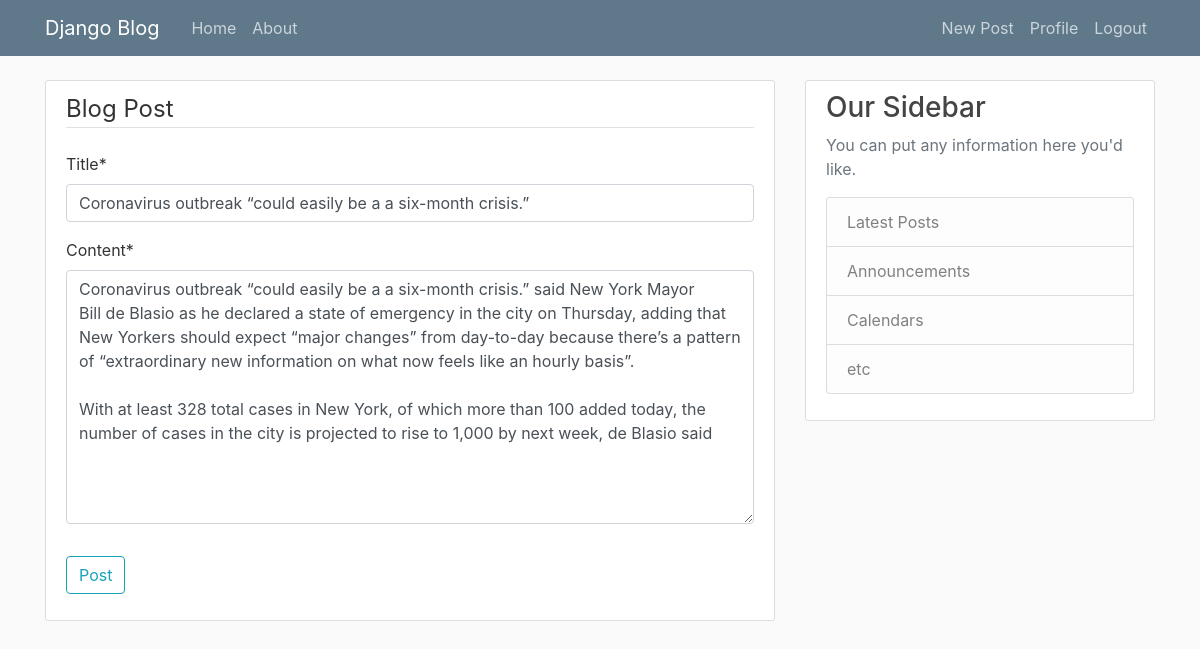
/post/20/update/ (signed in), run on the app's committed database.
### blog/models.py (models this page shows, shortened)
class Post(models.Model):
    title = models.CharField(max_length=100)
    content = models.TextField()
    date_posted = models.DateTimeField(default=timezone.now)
    author = models.ForeignKey(User, on_delete=models.CASCADE)

### blog/views.py (the view, shortened to what this page needs)
# urls.py: path('post/<int:pk>/update/', PostUpdateView.as_view(), name='post-update'),
class PostUpdateView(LoginRequiredMixin, UserPassesTestMixin, UpdateView):
    model = Post
    fields = ['title', 'content']
    def test_func(self):
        post = self.get_object()
        if self.request.user == post.author:
            return True
        else:
            return False

### blog/templates/blog/post_form.html (shortened to what this page needs)
{% extends "blog/base.html" %}
{% load crispy_forms_tags %}
{% block content %}
    <div class="content-section">
        <form method="POST">
            <fieldset class="form-group">
                <legend class="border-bottom mb-4">Blog Post</legend>
                {{ form|crispy }}
            </fieldset>
            <div class="form-group">
                <button class="btn btn-outline-info" type="submit">Post</button>
            </div>
        </form>
    </div>
{% endblock content %}

### blog/static/blog/main.css (style rules this page uses)
body { background: #fafafa; color: #333333; margin-top: 5rem; }
.content-section { background: #ffffff; padding: 10px 20px; border: 1px solid #dddddd; border-radius: 3px; margin-bottom: 20px; }

### data on the page
Post: title "Coronavirus outbreak “could easily be a a six-month crisis.”", content "Coronavirus outbreak “could easily be a a six-month crisis.” said New York Mayor Bill de Blasio as he declared a state of emergency in the city on Thursday, adding that New Yorkers should expect “major changes” from day-to-day because there’s a pattern of “extraordinary new information on what now feels like an hourly basis”. With at least 328 total cases in New York, of which more than 100 added today, the number of cases in the city is projected to rise to 1,000 by next week, de Blasio said"
